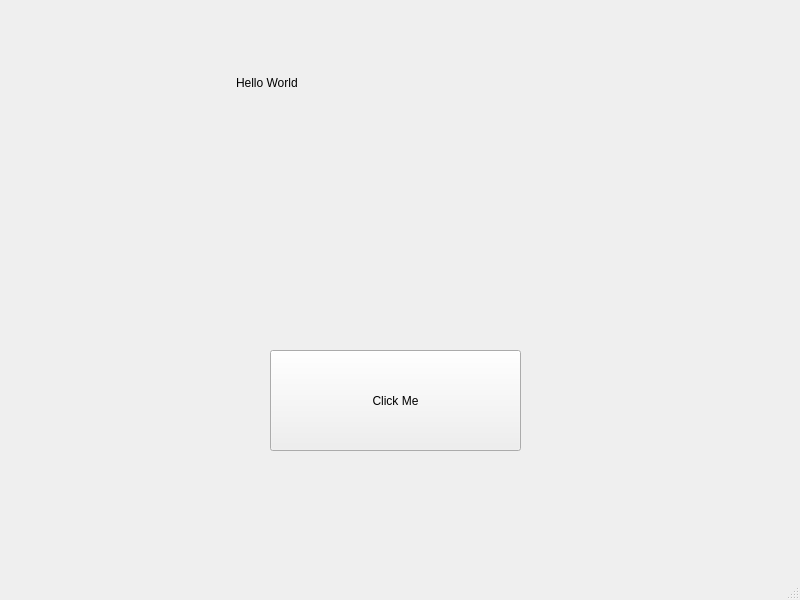
<?xml version="1.0" encoding="UTF-8"?>
<ui version="4.0">
 <class>MainWindow</class>
 <widget class="QMainWindow" name="MainWindow">
  <property name="geometry">
   <rect>
    <x>0</x>
    <y>0</y>
    <width>800</width>
    <height>600</height>
   </rect>
  </property>
  <property name="windowTitle">
   <string>MainWindow</string>
  </property>
  <widget class="QWidget" name="centralwidget">
   <widget class="QPushButton" name="Button1">
    <property name="geometry">
     <rect>
      <x>270</x>
      <y>350</y>
      <width>251</width>
      <height>101</height>
     </rect>
    </property>
    <property name="text">
     <string>Click Me</string>
    </property>
   </widget>
   <widget class="QLabel" name="Label1">
    <property name="geometry">
     <rect>
      <x>236</x>
      <y>72</y>
      <width>101</width>
      <height>21</height>
     </rect>
    </property>
    <property name="text">
     <string>Hello World</string>
    </property>
   </widget>
  </widget>
  <widget class="QMenuBar" name="menubar">
   <property name="geometry">
    <rect>
     <x>0</x>
     <y>0</y>
     <width>800</width>
     <height>21</height>
    </rect>
   </property>
  </widget>
  <widget class="QStatusBar" name="statusbar"/>
 </widget>
 <resources/>
 <connections/>
</ui>
